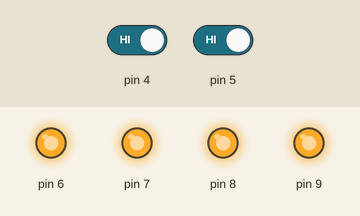
Simulated run of this sketch. Board: Arduino Uno, built with avr-gcc and run on an emulated ATmega328P. Parts: output pins drawn as LEDs (lit = HIGH). The inputs (shaded band) are chosen by the test bench; at power-on: pin 4 HIGH, pin 5 HIGH.

Above: at 1.2 s.
1.3 s: pin 4 driven LOW
At 2.2 s:
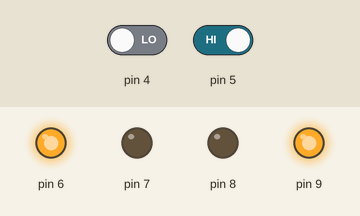
2.8 s: pin 5 driven LOW
At 3.4 s:
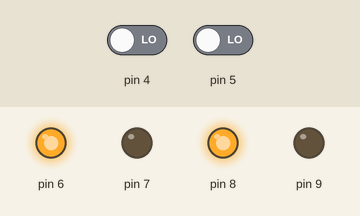
4.3 s: pin 4 driven HIGH
At 5.5 s:
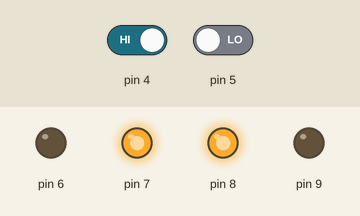
5.8 s: pin 5 driven HIGH
At 6.9 s:
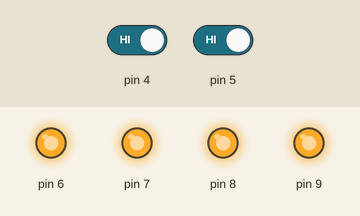
Timing chart, 0 to 8.3 s (numbered marks = the images above; inputs shaded):
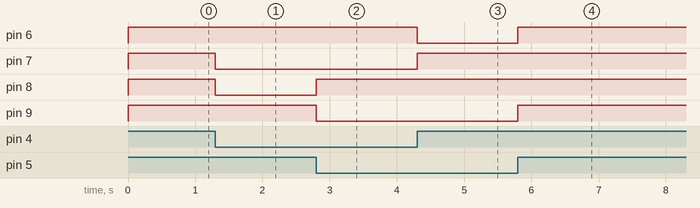

The sketch:

By_Sir.ino
```cpp
void setup() {
  // put your setup code here, to run once:
pinMode(6,OUTPUT);
pinMode(7,OUTPUT);
pinMode(8,OUTPUT);
pinMode(9,OUTPUT);
pinMode(4,INPUT);
pinMode(5,INPUT);
}

void loop() {
  // put your main code here, to run repeatedly:
if(digitalRead(4)==LOW && digitalRead(5)==LOW) //forward
{
digitalWrite(6,HIGH);
digitalWrite(7,LOW);
digitalWrite(8,HIGH);
digitalWrite(9,LOW);
}
if(digitalRead(4)==LOW && digitalRead(5)==HIGH)
{
digitalWrite(6,HIGH);
digitalWrite(7,LOW);
digitalWrite(8,LOW);
digitalWrite(9,HIGH);
}
if(digitalRead(4)==HIGH && digitalRead(5)==LOW)
{
digitalWrite(6,LOW);
digitalWrite(7,HIGH);
digitalWrite(8,HIGH);
digitalWrite(9,LOW);
}
if(digitalRead(4)==HIGH && digitalRead(5)==HIGH)
{
digitalWrite(6,HIGH);
digitalWrite(7,HIGH);
digitalWrite(8,HIGH);
digitalWrite(9,HIGH);
}

}
```

Measured:
- after the input at 1.3 s, pin 7, pin 8: HIGH → LOW at once
- after the input at 2.8 s, pin 8: LOW → HIGH at once; pin 9: HIGH → LOW at once
- after the input at 4.3 s, pin 6: HIGH → LOW at once; pin 7: LOW → HIGH at once
- after the input at 5.8 s, pin 6, pin 9: LOW → HIGH at once
